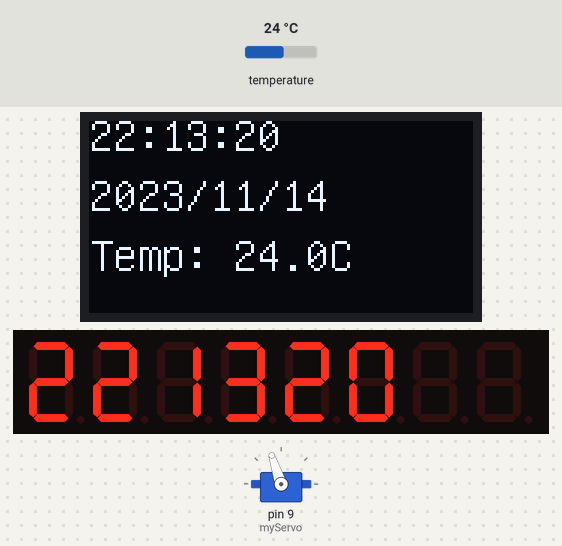
Simulated run of this sketch. Board: Arduino Uno, built with avr-gcc and run on an emulated ATmega328P. Parts: servo, 128×64 one-colour display, 8-digit seven-segment display. Inputs (shaded band) come from the test bench; at power-on: temperature 24 °C. The local clock reads 2024-03-15 10:24:30 at power-on unless the sketch sets it; what the sketch prints to the serial monitor is not drawn.

Above: at 1.3 s.
1.4 s: temperature set to 12 °C
At 3.1 s:
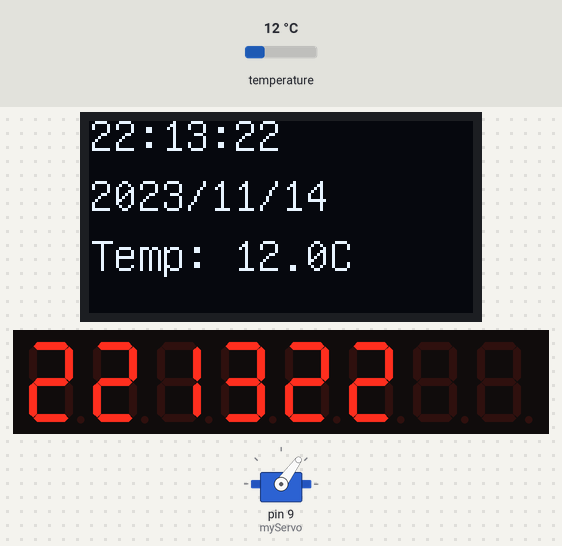
4.5 s: temperature set to 28 °C
At 5.7 s:
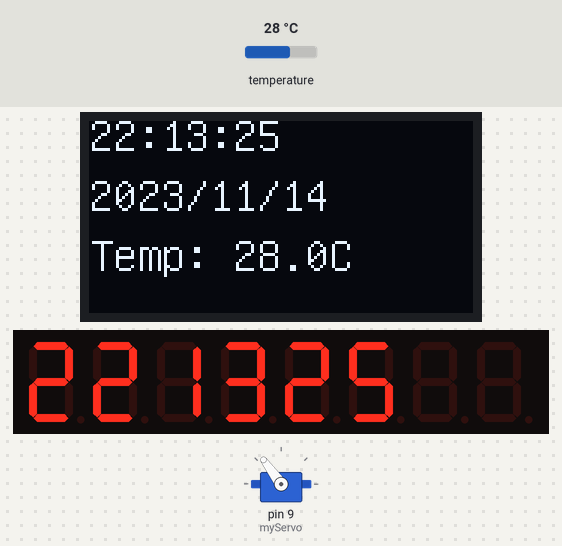
7.6 s: temperature set to 33 °C
At 8.9 s:
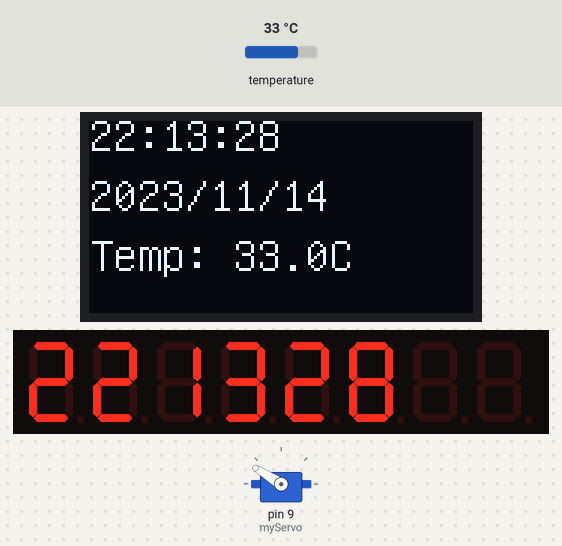
10.7 s: temperature set to 41 °C
At 12.0 s:
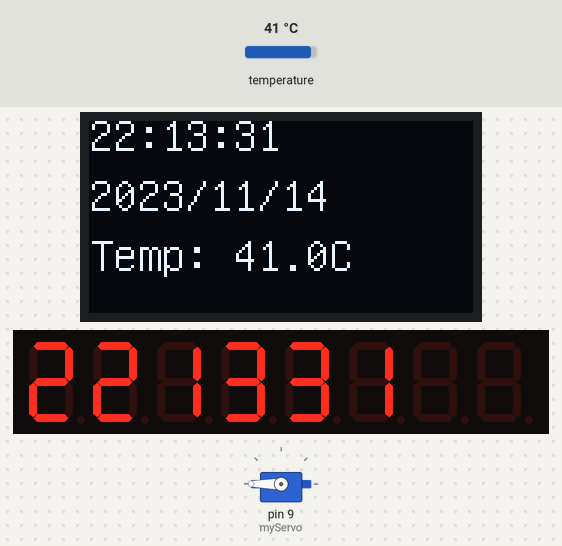
13.8 s: temperature set to 19 °C
At 17.1 s:
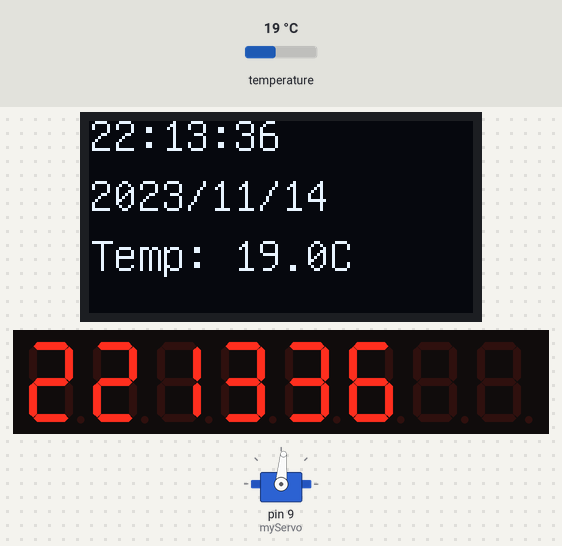
Timing chart, 0 to 17.9 s (numbered marks = the images above; inputs shaded):
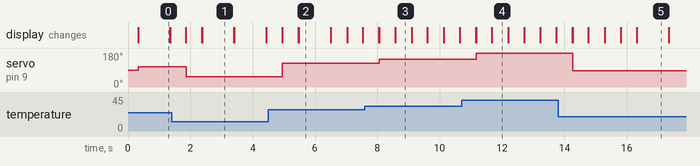

The sketch:

klock_komponent.ino
```cpp
/*
Name: övningsprojekt
Author: Victor Huke
Date: 2025-10-8
Description: This project uses a ds3231 to measure time and displays the time to an 1306 oled display,
Further, it measures temprature and displays a mapped value to a 9g-servo-motor
*/

// Include Libraries
#include <RTClib.h>
#include <Wire.h>
#include <U8glib.h>
#include <Servo.h>
#include <LedControl.h>

// Init constants

// Init global variables

// Construct objects
RTC_DS3231 rtc;
U8GLIB_SSD1306_128X64 u8g(U8G_I2C_OPT_NO_ACK);
Servo myServo;
LedControl lc = LedControl(7, 6,5, 1);

// startar komponenterna och sätter display inställningar
void setup() {
  Serial.begin(9600);
  Wire.begin();
  rtc.begin();
  myServo.attach(9);

  lc.shutdown(0, false);
  lc.setIntensity(0, 1);
  lc.clearDisplay(0);

  rtc.adjust(DateTime(F(__DATE__), F(__TIME__)));
}

void loop() {
 // tar tempen och tiden och skickar till oled write
  float temp = getTemp();
  String timeNow = getTime();
  oledWrite(timeNow,temp, getDate());
  // skriver ut tempen till servon
  servoWrite(temp);
  // tar tiden från rtc och omvandlar till en integer
  int hour = rtc.now().hour();
  int minute = rtc.now().minute();
  int second = rtc.now().second();
 // sätter tiden på rätt position på displayen
 // /10 för att få tiotalet och sedan % för att få entalet
  lc.setDigit(0, 7, hour / 10, false);
  lc.setDigit(0, 6, hour % 10, false);
  lc.setDigit(0, 5, minute / 10, false);
  lc.setDigit(0, 4, minute % 10, false);
  lc.setDigit(0, 3, second / 10, false);
  lc.setDigit(0, 2, second % 10, false);
// printar ut till serial monitor
  Serial.print("Tid: ");
  Serial.print(getTime());
  Serial.print("  Temp: ");
  Serial.println(temp);

  delay(200);
}


/*
*This function reads time from an ds3231 module and package the time as a String
*Parameters: Void
*Returns: time in hh:mm:ss as String
*/
// gets the time
String getTime() {
  DateTime now = rtc.now();
  return String(now.hour()) + ":" + String(now.minute()) + ":" + String(now.second());

}
// gets the date
String getDate() {
  DateTime now = rtc.now();
  return String(now.year()) + "/" + String(now.month()) + "/" + String(now.day());

}
/*
This function takes temprature from ds3231 and returns as a float
*Parameters: Void
*Returns: temprature as float
*/
float getTemp() {
  return rtc.getTemperature();
}
/*
This function takes a string and draws it to an oled display
*Parameters: - text: String to write to display
*Returns: void
*/
// takes time temp and date, and draws it on the oled display
void oledWrite(String text, float temp, String text2) {
  u8g.setFont(u8g_font_unifont);
  u8g.firstPage();
  do {
    u8g.drawStr(0, 10, text.c_str());
    String tempStr = "Temp: " + String(temp, 1) + "C";
    u8g.drawStr(0, 50, tempStr.c_str());
    u8g.drawStr(0, 30, text2.c_str());
  } while (u8g.nextPage());
}
// servo som visar temp
void servoWrite(float value) {
  // Mappa temp (0°C–40°C) till servo (0°–180°)
  int angle = map((int)value, 0, 40, 0, 180);
  angle = constrain(angle, 0, 180);  // begränsa till giltig vinkel
  myServo.write(angle);
}
```

Measured:
- after the input at 1.4 s, servo on pin 9 (myServo): 108° → 54° after 0.47 s
- after the input at 4.5 s, servo on pin 9 (myServo): 54° → 126° after 0.46 s
- after the input at 7.6 s, servo on pin 9 (myServo): 126° → 148° after 0.46 s
- after the input at 10.7 s, servo on pin 9 (myServo): 148° → 180° after 0.47 s
- after the input at 13.8 s, servo on pin 9 (myServo): 180° → 85° after 0.46 s
- what the display in image 0 shows lasts 1.0 s, from 0.3 s to 1.3 s
- what the display in image 4 shows lasts 0.5 s, from 11.7 s to 12.2 s
